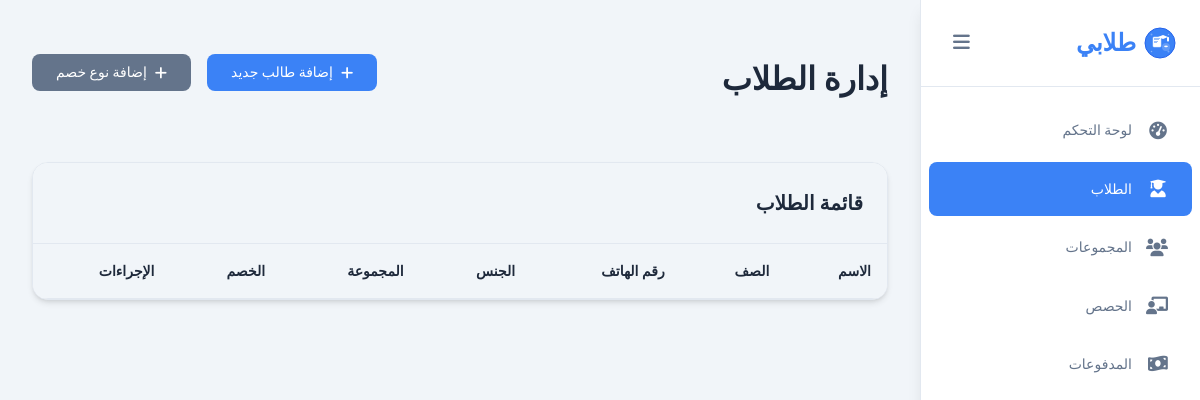
The app's page /students/, older data.
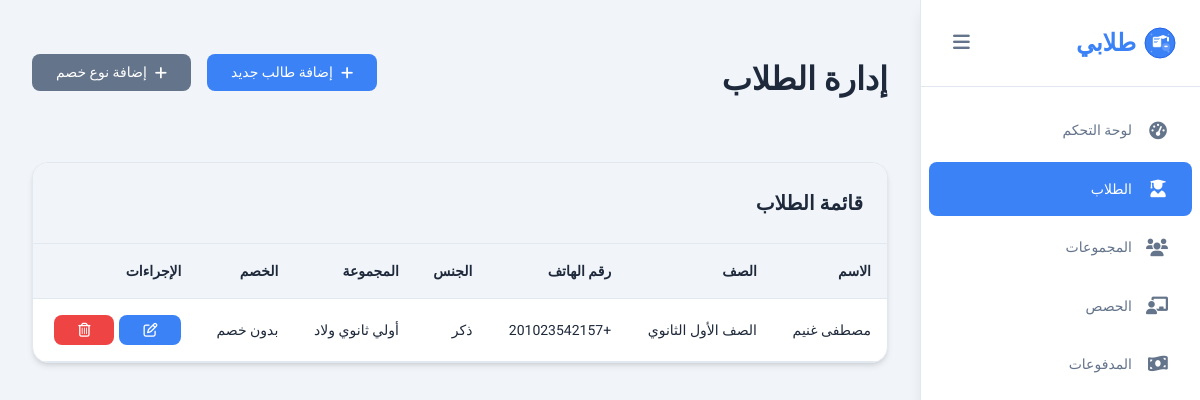
The same page, newer data.
### students/models.py (models this page shows, shortened)
class Student(models.Model):
    name = models.CharField(max_length=255)
    phone_number = PhoneNumberField(max_length=13, unique=True)
    sex = models.CharField(max_length=20, choices=SEX)
    group = models.ForeignKey('Group', on_delete=models.CASCADE)
    offer = models.ForeignKey('Offer', on_delete=models.CASCADE)

### students/views.py (the view)
# urls.py: path('students/', views.students_page, name='students'),
def students_page(request):
    students = Student.objects.values(
        "id",
        "name",
        "group__grade",
        "phone_number",
        "sex",
        "group__name",
        "offer__title"
    )
    groups = Group.objects.all()
    offers = Offer.objects.all()
    context = {
        "students": students,
        "groups": groups,
        "offers": offers,
    }
    return render(request, 'students/students_list.html', context)

### templates/students/students_list.html (shortened to what this page needs)
{% extends 'base.html' %}
{% block content %}
<section id="students" class="content-section active">
    <div class="section-header">
        <h1>إدارة الطلاب</h1>
        <div class="filter-controls">
                <a href="{% url 'add_student' %}" class="btn btn-primary" id="addStudentBtn" >
                    <i class="fas fa-plus"></i>
                    إضافة طالب جديد
                </a>
                <a href="{% url 'create_offer' %}" class="btn btn-secondary" id="addStudentBtn" >
                    <i class="fas fa-plus"></i>
                    إضافة نوع خصم
                </a>
        </div>
    </div>
    <div class="table-container">
        <div class="table-header">
            <h3>قائمة الطلاب</h3>
        </div>
        <div class="table-wrapper">
            <table class="data-table" id="studentsTable">
                <thead>
                    <tr>
                        <th>الاسم</th>
                        <th>الصف</th>
                        <th>رقم الهاتف</th>
                        <th>الجنس</th>
                        <th>المجموعة</th>
                        <th>الخصم</th>
                        <th>الإجراءات</th>
                    </tr>
                </thead>
                <tbody id="studentsTableBody">
                    {% for student in students %}
                        <tr>
                            <td>{{ student.name }}</td>
                            <td>{{ student.group__grade}}</td>
                            <td>{{ student.phone_number }}</td>
                            <td>{{ student.sex }}</td>
                            <td>{{ student.group__name }}</td>
                            <td>{{ student.offer__title }}</td>
                            <td>
                                <div style="display: flex; gap: 5px;">
                                    <a href="{% url 'edit_student' student.id %}" class="btn btn-primary">
                                        <i class="far fa-edit"></i>
                                    </a>
                                    <form action="{% url 'delete_student' student.id %}" method="post">
                                        <button type="submit" class="btn btn-danger" id="deleteStudentBtn" >
                                            <i class="far fa-trash-alt"></i>
                                        </button>
                                    </form>
                                </div>
                            </td>
                        </tr>
                    {% endfor %}
                </tbody>
            </table>
        </div>
    </div>
</section>
{% endblock %}

Row changes from the older to the newer data that the page shows:
added Student: name "مصطفى غنيم", group__grade "الصف الأول الثانوي", phone_number "+201023542157", sex "ذكر", group__name "أولي ثانوي ولاد", offer__title "بدون خصم"
